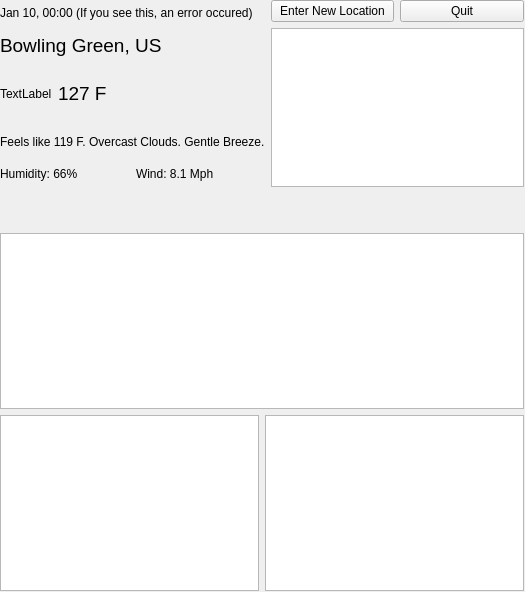
<?xml version="1.0" encoding="UTF-8"?>
<ui version="4.0">
 <class>Widget</class>
 <widget class="QWidget" name="Widget">
  <property name="windowModality">
   <enum>Qt::NonModal</enum>
  </property>
  <property name="geometry">
   <rect>
    <x>0</x>
    <y>0</y>
    <width>525</width>
    <height>592</height>
   </rect>
  </property>
  <property name="windowTitle">
   <string>Weather App</string>
  </property>
  <widget class="QWidget" name="layoutWidget">
   <property name="geometry">
    <rect>
     <x>0</x>
     <y>0</y>
     <width>524</width>
     <height>591</height>
    </rect>
   </property>
   <layout class="QVBoxLayout" name="verticalLayout_2">
    <property name="sizeConstraint">
     <enum>QLayout::SetDefaultConstraint</enum>
    </property>
    <item>
     <layout class="QHBoxLayout" name="horizontalLayout_3">
      <item>
       <layout class="QGridLayout" name="gridLayout_2">
        <item row="1" column="0">
         <layout class="QHBoxLayout" name="horizontalLayout">
          <item>
           <widget class="QLabel" name="labelImg">
            <property name="minimumSize">
             <size>
              <width>49</width>
              <height>57</height>
             </size>
            </property>
            <property name="maximumSize">
             <size>
              <width>16777215</width>
              <height>16777215</height>
             </size>
            </property>
            <property name="text">
             <string>TextLabel</string>
            </property>
            <property name="scaledContents">
             <bool>true</bool>
            </property>
           </widget>
          </item>
          <item>
           <widget class="QLabel" name="labelCurTemp">
            <property name="font">
             <font>
              <pointsize>14</pointsize>
             </font>
            </property>
            <property name="text">
             <string>127 F</string>
            </property>
            <property name="scaledContents">
             <bool>true</bool>
            </property>
           </widget>
          </item>
          <item>
           <spacer name="horizontalSpacer_2">
            <property name="orientation">
             <enum>Qt::Horizontal</enum>
            </property>
            <property name="sizeHint" stdset="0">
             <size>
              <width>40</width>
              <height>20</height>
             </size>
            </property>
           </spacer>
          </item>
         </layout>
        </item>
        <item row="0" column="0">
         <layout class="QVBoxLayout" name="verticalLayout">
          <item>
           <widget class="QLabel" name="labelCurTime">
            <property name="text">
             <string>Jan 10, 00:00 (If you see this, an error occured)</string>
            </property>
            <property name="scaledContents">
             <bool>true</bool>
            </property>
           </widget>
          </item>
          <item>
           <widget class="QLabel" name="labelLoc">
            <property name="font">
             <font>
              <pointsize>14</pointsize>
             </font>
            </property>
            <property name="text">
             <string>Bowling Green, US</string>
            </property>
            <property name="scaledContents">
             <bool>true</bool>
            </property>
           </widget>
          </item>
         </layout>
        </item>
        <item row="2" column="0">
         <layout class="QGridLayout" name="gridLayout">
          <item row="0" column="0" colspan="2">
           <widget class="QLabel" name="labelFeelsLike">
            <property name="text">
             <string>Feels like 119 F. Overcast Clouds. Gentle Breeze.</string>
            </property>
            <property name="scaledContents">
             <bool>true</bool>
            </property>
           </widget>
          </item>
          <item row="1" column="0">
           <widget class="QLabel" name="labelHumidity">
            <property name="text">
             <string>Humidity: 66%</string>
            </property>
            <property name="scaledContents">
             <bool>true</bool>
            </property>
           </widget>
          </item>
          <item row="1" column="1">
           <widget class="QLabel" name="labelWind">
            <property name="text">
             <string>Wind: 8.1 Mph</string>
            </property>
            <property name="scaledContents">
             <bool>true</bool>
            </property>
           </widget>
          </item>
         </layout>
        </item>
       </layout>
      </item>
      <item>
       <layout class="QGridLayout" name="gridLayout_4">
        <item row="0" column="0">
         <widget class="QPushButton" name="pushButtonEnterLoc">
          <property name="text">
           <string>Enter New Location</string>
          </property>
         </widget>
        </item>
        <item row="0" column="1">
         <widget class="QPushButton" name="pushButtonQuit">
          <property name="text">
           <string>Quit</string>
          </property>
         </widget>
        </item>
        <item row="1" column="0" colspan="2">
         <widget class="QTableView" name="tableWeatherAlerts">
          <attribute name="verticalHeaderVisible">
           <bool>false</bool>
          </attribute>
         </widget>
        </item>
       </layout>
      </item>
     </layout>
    </item>
    <item>
     <spacer name="verticalSpacer">
      <property name="orientation">
       <enum>Qt::Vertical</enum>
      </property>
      <property name="sizeType">
       <enum>QSizePolicy::Minimum</enum>
      </property>
      <property name="sizeHint" stdset="0">
       <size>
        <width>20</width>
        <height>40</height>
       </size>
      </property>
     </spacer>
    </item>
    <item>
     <layout class="QGridLayout" name="gridLayout_3">
      <item row="1" column="0">
       <layout class="QHBoxLayout" name="horizontalLayout_2">
        <item>
         <widget class="QTableView" name="tableViewHourly">
          <attribute name="verticalHeaderVisible">
           <bool>false</bool>
          </attribute>
         </widget>
        </item>
        <item>
         <widget class="QTableView" name="tableViewMin">
          <property name="alternatingRowColors">
           <bool>true</bool>
          </property>
          <attribute name="verticalHeaderVisible">
           <bool>false</bool>
          </attribute>
         </widget>
        </item>
       </layout>
      </item>
      <item row="0" column="0">
       <widget class="QTableView" name="tableViewDaily">
        <attribute name="verticalHeaderVisible">
         <bool>false</bool>
        </attribute>
       </widget>
      </item>
     </layout>
    </item>
   </layout>
  </widget>
 </widget>
 <resources/>
 <connections/>
</ui>
